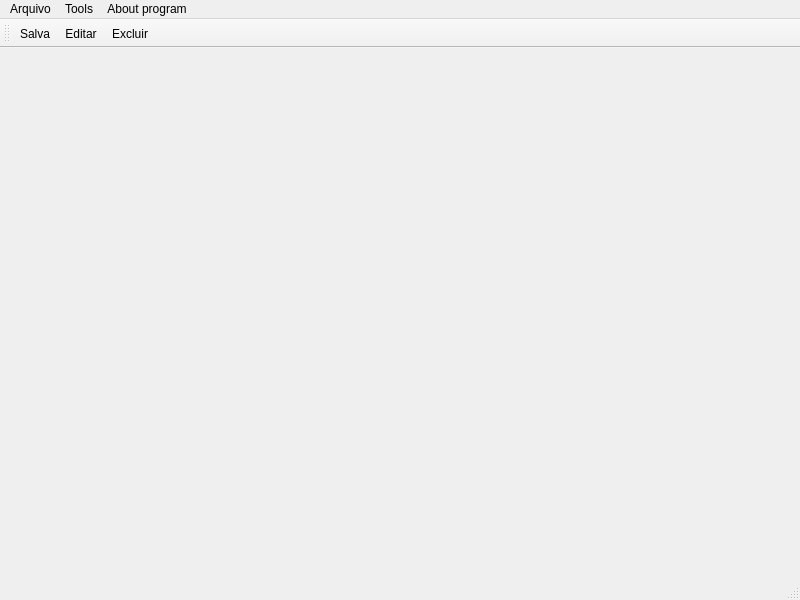
<?xml version="1.0" encoding="UTF-8"?>
<ui version="4.0">
 <class>MainWindow</class>
 <widget class="QMainWindow" name="MainWindow">
  <property name="geometry">
   <rect>
    <x>0</x>
    <y>0</y>
    <width>800</width>
    <height>600</height>
   </rect>
  </property>
  <property name="windowTitle">
   <string>MainWindow</string>
  </property>
  <widget class="QWidget" name="centralwidget"/>
  <widget class="QMenuBar" name="menubar">
   <property name="geometry">
    <rect>
     <x>0</x>
     <y>0</y>
     <width>800</width>
     <height>22</height>
    </rect>
   </property>
   <widget class="QMenu" name="menuArquivo">
    <property name="title">
     <string>Arquivo</string>
    </property>
    <widget class="QMenu" name="menuNovo">
     <property name="title">
      <string>Novo</string>
     </property>
     <addaction name="actionNew_project"/>
     <addaction name="actionNew_Lib"/>
    </widget>
    <addaction name="menuNovo"/>
    <addaction name="actionEditar"/>
    <addaction name="actionSalva"/>
    <addaction name="actionExcluir"/>
    <addaction name="separator"/>
    <addaction name="actionSair"/>
   </widget>
   <widget class="QMenu" name="menuTools">
    <property name="title">
     <string>Tools</string>
    </property>
    <addaction name="actionObject"/>
   </widget>
   <widget class="QMenu" name="menuAbout_program">
    <property name="title">
     <string>About program</string>
    </property>
   </widget>
   <addaction name="menuArquivo"/>
   <addaction name="menuTools"/>
   <addaction name="menuAbout_program"/>
  </widget>
  <widget class="QStatusBar" name="statusbar">
   <property name="sizeGripEnabled">
    <bool>true</bool>
   </property>
  </widget>
  <widget class="QToolBar" name="toolBar">
   <property name="windowTitle">
    <string>toolBar</string>
   </property>
   <attribute name="toolBarArea">
    <enum>TopToolBarArea</enum>
   </attribute>
   <attribute name="toolBarBreak">
    <bool>false</bool>
   </attribute>
   <addaction name="actionSalva"/>
   <addaction name="actionEditar"/>
   <addaction name="actionExcluir"/>
  </widget>
  <action name="actionSalva">
   <property name="icon">
    <iconset resource="Arquivo_Recursos.qrc">
     <normaloff>:/icones/icones/Folder_movies_24199.png</normaloff>:/icones/icones/Folder_movies_24199.png</iconset>
   </property>
   <property name="text">
    <string>Salva</string>
   </property>
  </action>
  <action name="actionEditar">
   <property name="icon">
    <iconset resource="Arquivo_Recursos.qrc">
     <normaloff>:/icones/icones/rar_24165.ico</normaloff>:/icones/icones/rar_24165.ico</iconset>
   </property>
   <property name="text">
    <string>Editar</string>
   </property>
  </action>
  <action name="actionExcluir">
   <property name="icon">
    <iconset resource="Arquivo_Recursos.qrc">
     <normaloff>:/icones/icones/bnb_crypto_icon_264371.ico</normaloff>:/icones/icones/bnb_crypto_icon_264371.ico</iconset>
   </property>
   <property name="text">
    <string>Excluir</string>
   </property>
  </action>
  <action name="actionSair">
   <property name="icon">
    <iconset resource="Arquivo_Recursos.qrc">
     <normaloff>:/icones/icones/iChat_top_delire_24185.ico</normaloff>:/icones/icones/iChat_top_delire_24185.ico</iconset>
   </property>
   <property name="text">
    <string>Sair</string>
   </property>
  </action>
  <action name="actionNew_project">
   <property name="icon">
    <iconset resource="Arquivo_Recursos.qrc">
     <normaloff>:/icones/icones/Folder_movies_24199.png</normaloff>:/icones/icones/Folder_movies_24199.png</iconset>
   </property>
   <property name="text">
    <string>New project</string>
   </property>
  </action>
  <action name="actionNew_Lib">
   <property name="icon">
    <iconset resource="Arquivo_Recursos.qrc">
     <normaloff>:/icones/icones/bnb_crypto_icon_264371.ico</normaloff>:/icones/icones/bnb_crypto_icon_264371.ico</iconset>
   </property>
   <property name="text">
    <string>New Lib</string>
   </property>
  </action>
  <action name="actionObject">
   <property name="icon">
    <iconset resource="Arquivo_Recursos.qrc">
     <normaloff>:/icones/icones/iPrograms_24106.ico</normaloff>:/icones/icones/iPrograms_24106.ico</iconset>
   </property>
   <property name="text">
    <string>Object</string>
   </property>
  </action>
 </widget>
 <resources>
  <include location="Arquivo_Recursos.qrc"/>
 </resources>
 <connections/>
</ui>
